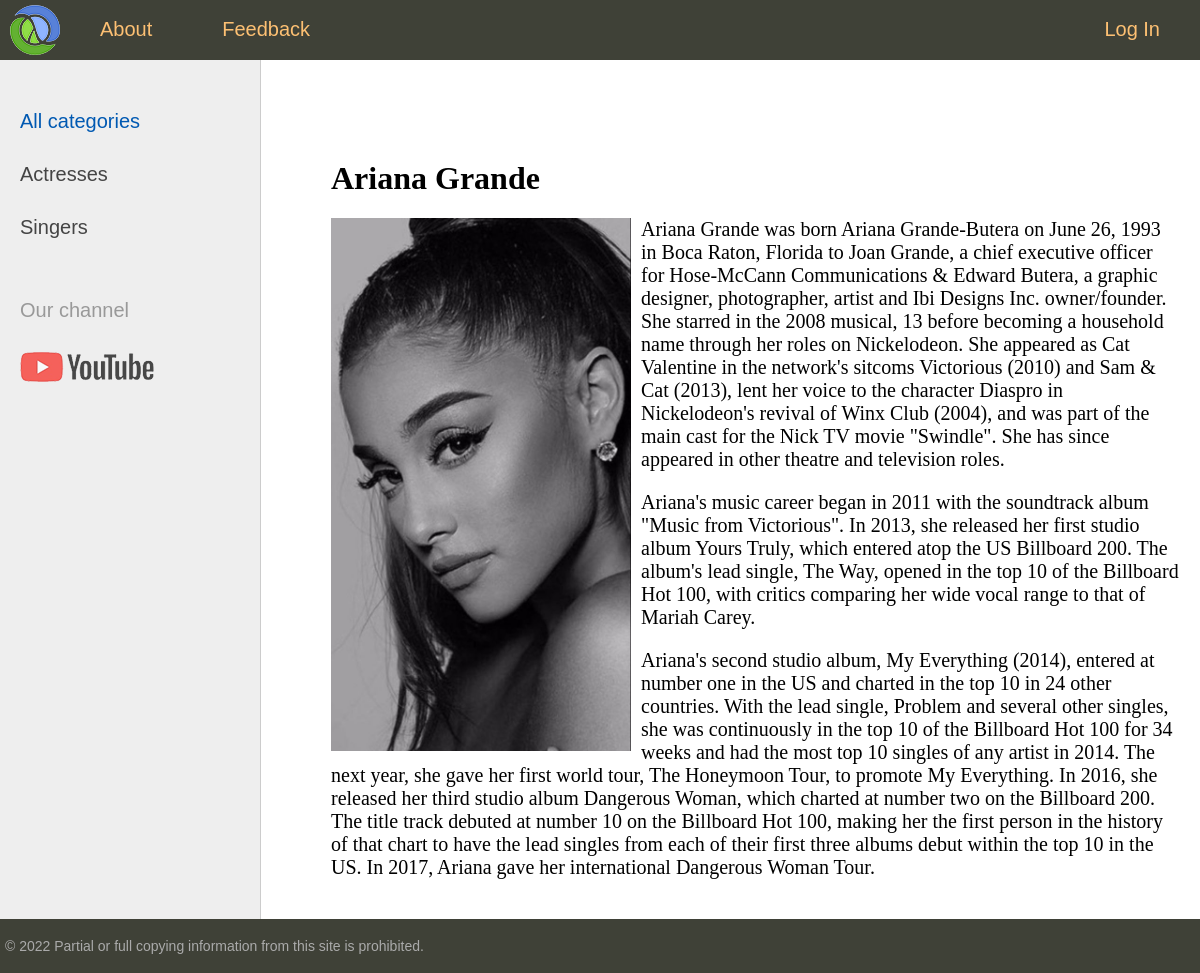
The app's page /post/ariana-grande/ with its own data.
### women/models.py (models this page shows, shortened)
class Category(models.Model):
    name = models.CharField(max_length=100, db_index=True, verbose_name='Category')
    slug = models.SlugField(max_length=255, unique=True, db_index=True, verbose_name="URL")
    def get_absolute_url(self):
        return reverse('category', kwargs={'cat_slug': self.slug})
    class Meta:
        verbose_name = 'Category'
        verbose_name_plural = 'Categories'
        ordering = ['id']

class Women(models.Model):
    title = models.CharField(max_length=255)
    slug = models.SlugField(max_length=255, unique=True, db_index=True, verbose_name="URL")
    content = models.TextField(blank=True)
    photo = models.ImageField(upload_to="photos/%Y/%m/%d/")
    time_create = models.DateTimeField(auto_now_add=True)
    time_update = models.DateTimeField(auto_now=True)
    is_published = models.BooleanField(default=True)
    cat = models.ForeignKey('Category', on_delete=models.PROTECT, verbose_name="Category")
    def __str__(self):
        return self.title   # write this magic method to print titles after SQL query
    class Meta:
        verbose_name = 'Famous women'
        verbose_name_plural = 'Famous women'
        ordering = ['-time_create', 'title']

### women/views.py (the view)
# urls.py: path('post/<slug:post_slug>/', ShowPost.as_view(), name='post'),
class ShowPost(DataMixin, DetailView):
    model = Women
    template_name = 'women/post.html'
    slug_url_kwarg = 'post_slug'
    context_object_name = 'post'
    def get_context_data(self, *, object_list=None, **kwargs):
        context = super().get_context_data(**kwargs)
        c_def = self.get_user_context(title=context['post'])
        return dict(list(context.items()) + list(c_def.items()))

### women/utils.py (called while the page is built)
    def get_user_context(self, **kwargs):
        context = kwargs
        cats = Category.objects.annotate(Count('women'))
        user_menu = menu.copy()
        if not self.request.user.is_authenticated:
            user_menu.pop(1)
        context['menu'] = user_menu
        context['cats'] = cats
        if 'cat_selected' not in context:
            context['cat_selected'] = 0
        return context

### women/templates/women/post.html
{% extends 'women/base.html' %}
{% block content %}
<h1>{{ post.title }}</h1>
{% if post.photo %}
<p><img class="img-article-left" src="{{ post.photo.url }}"></p>
{% endif %}
{{ post.content | linebreaks }}
{% endblock %}

### women/templates/women/base.html (shortened to what this page needs)
{% load static %}
{% load women_tags %}
<!DOCTYPE html>
<html>
<head>
	<link type="text/css" href="{% static 'women/css/styles.css' %}" rel="stylesheet" />
</head>
<body>
<table class="table-page" border=0 cellpadding="0" cellspacing="0">
<tr><td valign=top>
{% block mainmenu %}
		<div class="header">
			<ul id="mainmenu" class="mainmenu">
			<li class="logo"><a href="{% url 'home' %}"><div class="logo"></div></a></li>
{% for m in menu %}
	{% if not forloop.last %}
			<li><a href="{% url m.url_name %}">{{m.title}}</a></li>
	{% else %}
			<li class="last"><a href="{% url m.url_name %}">{{m.title}}</a></li>
	{% endif %}
{% endfor %}
			</ul>
		</div>
{% endblock mainmenu %}
<table class="table-content" border=0 cellpadding="0" cellspacing="0">
<tr>
	<td valign="top" class="left-chapters">
	<ul id="leftchapters">
{% if cat_selected == 0 %}
		<li class="selected">All categories</li>
{% else %}
		<li><a href="{% url 'home' %}">All categories</a></li>
{% endif %}
{% for c in cats %}
{% if c.women__count > 0 %}
	{% if c.pk == cat_selected %}
		<li class="selected">{{c.name}}</li>
	{% else %}
		<li><a href="{{ c.get_absolute_url }}">{{c.name}}</a></li>
	{% endif %}
{% endif %}
{% endfor %}
		<li class="share">
		<p>Our channel</p>
		<a class="share-yt" href="https://www.youtube.com/watch?v=dQw4w9WgXcQ&ab_channel=RickAstley" target="_blank" rel="nofollow"></a>
		</li>
	</ul>
</td>
<td valign="top" class="content">
	<div class="content-text">
{% block content %}
{% endblock %}
	</div>
</td></tr></table>
</td></tr>
<tr><td valign=top>
	<div id="footer">
		<p>&copy; 2022 Partial or full copying information from this site is prohibited.</p>
	</div>
</td></tr></table>
</body>
</html>

### women/static/women/css/styles.css (style rules this page uses)
html, body { font-family: 'Arial'; margin: 0; padding: 0; height: 100%; width: 100%; color: #444; }
a { color: #0059b2; text-decoration: none; }
img { max-width: 600px; height: auto; }
img.img-article-left { max-width: 300px; height: auto; float: left; padding: 0 10px 10px 0; }
.table-page { width: 100%; height: 100%; vertical-align: top; }
.table-page tr { height: 100%; }
.header { background: #3F4137; height: 60px; }
.logo { background: url('../images/logo.png') no-repeat 10px 5px; width: 70px; height: 60px; }
ul.mainmenu { list-style: none; margin: 0; padding: 0; height: 60px; color: #fdc073; font-size: 20px; overflow: hidden; }
ul.mainmenu li { float: left; margin: 18px 40px 0 30px; }
ul.mainmenu li.logo { margin: 0; }
ul.mainmenu li.last { float: right; }
ul.mainmenu li a { color: #fdc073; text-decoration: none; }
.table-content { width: 100%; min-height: 100%; height: 100%; }
.left-chapters { margin: 0; background: #eee; border-right: 1px solid #ccc; min-height: 100%; }
.left-chapters ul { width: 230px; min-height: 100%; margin: 0; padding: 20px 10px 10px 20px; list-style: none; font-size: 20px; }
.left-chapters ul li { margin: 30px 0 0 0; color: #999; }
.left-chapters ul li.selected { color: #0059b2; }
.left-chapters ul li a { color: #444; text-decoration: none; }
.left-chapters ul li.share { margin: 60px 0 0 0; }
.left-chapters ul li.share p { margin: 30px 0 30px 0; }
.left-chapters ul li.share a { display: inline-block; width: 40px; height: 40px; margin: 0 20px 0 0; }
.left-chapters ul li.share a.share-yt { width: 100%; height: 30px; background: url('../images/share_yt.png') no-repeat 0 0 }
.content { padding: 40px 20px 20px 40px; width: 100%; box-sizing: border-box; }
.content-text { margin: 60px 0 0 30px; color: #000; font-size: 20px; font-family: Yandex Sans Display Light; }
.content-text h1 { font-size: 32px; }
#footer { box-sizing: border-box; background: #3F4137; padding: 5px; color: #aaa; font-size: 14px; font-family: Verdana, Geneva, Arial, Helvetica; text-align: left; overflow: hidden; }

### records on screen
Category: name "Actresses"
Category: name "Singers"
Women: title "Ariana Grande", photo (picture), content "Ariana Grande was born Ariana Grande-Butera on June 26, 1993 in Boca Raton, Florida to Joan Grande, a chief executive officer for Hose-McCann Communications & Edward Butera, a graphic designer, photographer, artist and Ibi Designs Inc. owner/founder. She starred in the 2008 musical, 13 before becoming a household name through her roles on Nickelodeon. She appeared as Cat Valentine in the network's sitcoms Victorious (2010) and Sam & Cat (2013), lent her voice to the character Diaspro in Nickelodeon's revival of Winx Club (2004), and was part of the main cast for the Nick TV movie \"Swindle\". She has since appeared in other theatre and television roles. Ariana's music career began in 2011…"

### other values on screen
{{ m.title }} "About" "Feedback"
{{ m.title }} "Log In"
